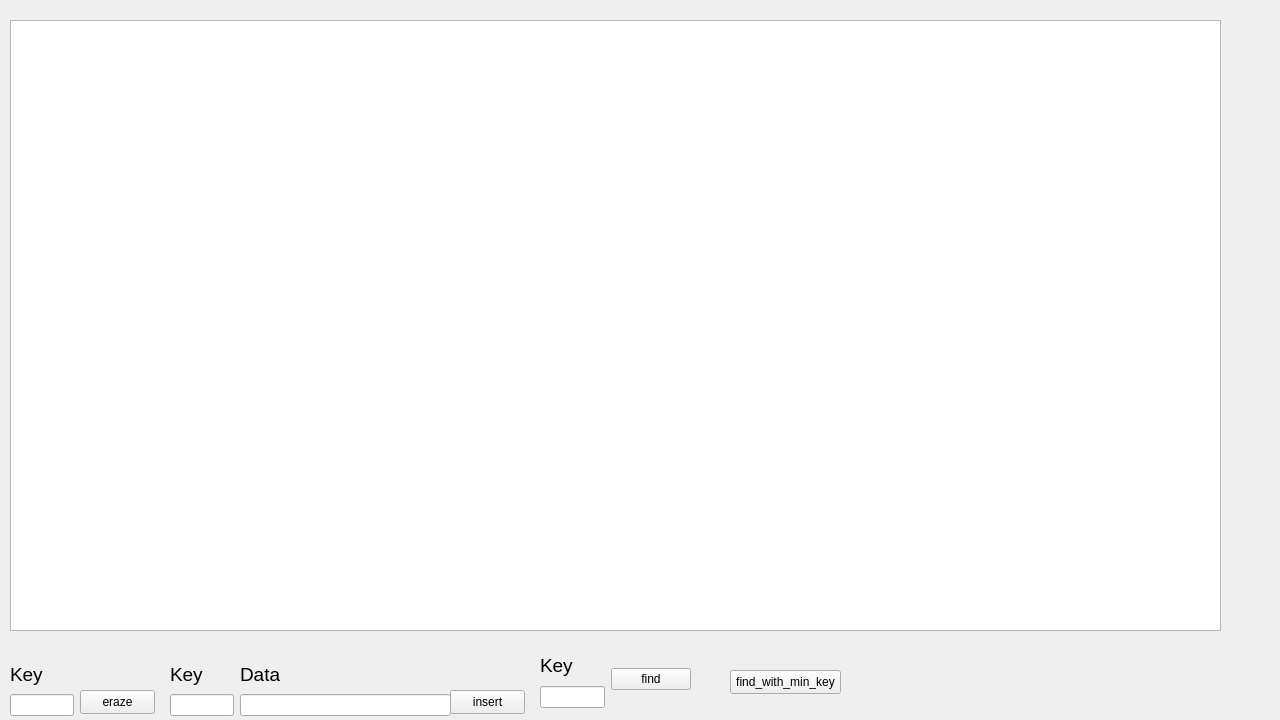
<?xml version="1.0" encoding="UTF-8"?>
<ui version="4.0">
 <class>Widget</class>
 <widget class="QWidget" name="Widget">
  <property name="geometry">
   <rect>
    <x>0</x>
    <y>0</y>
    <width>1280</width>
    <height>720</height>
   </rect>
  </property>
  <property name="windowTitle">
   <string>Widget</string>
  </property>
  <widget class="QTableWidget" name="table">
   <property name="geometry">
    <rect>
     <x>10</x>
     <y>20</y>
     <width>1211</width>
     <height>611</height>
    </rect>
   </property>
   <property name="autoFillBackground">
    <bool>true</bool>
   </property>
  </widget>
  <widget class="QPushButton" name="eraze_button">
   <property name="geometry">
    <rect>
     <x>80</x>
     <y>690</y>
     <width>75</width>
     <height>24</height>
    </rect>
   </property>
   <property name="text">
    <string>eraze</string>
   </property>
  </widget>
  <widget class="QPushButton" name="insert_button">
   <property name="geometry">
    <rect>
     <x>450</x>
     <y>690</y>
     <width>75</width>
     <height>24</height>
    </rect>
   </property>
   <property name="text">
    <string>insert</string>
   </property>
  </widget>
  <widget class="QPushButton" name="pushButton">
   <property name="geometry">
    <rect>
     <x>730</x>
     <y>670</y>
     <width>111</width>
     <height>24</height>
    </rect>
   </property>
   <property name="text">
    <string>find_with_min_key</string>
   </property>
  </widget>
  <widget class="QWidget" name="">
   <property name="geometry">
    <rect>
     <x>10</x>
     <y>660</y>
     <width>64</width>
     <height>56</height>
    </rect>
   </property>
   <layout class="QVBoxLayout" name="verticalLayout_2">
    <item>
     <widget class="QLabel" name="label_2">
      <property name="font">
       <font>
        <pointsize>14</pointsize>
       </font>
      </property>
      <property name="text">
       <string>Key</string>
      </property>
     </widget>
    </item>
    <item>
     <widget class="QLineEdit" name="line_eraze_key"/>
    </item>
   </layout>
  </widget>
  <widget class="QWidget" name="">
   <property name="geometry">
    <rect>
     <x>170</x>
     <y>660</y>
     <width>64</width>
     <height>56</height>
    </rect>
   </property>
   <layout class="QVBoxLayout" name="verticalLayout_3">
    <item>
     <widget class="QLabel" name="label_3">
      <property name="font">
       <font>
        <pointsize>14</pointsize>
       </font>
      </property>
      <property name="text">
       <string>Key</string>
      </property>
     </widget>
    </item>
    <item>
     <widget class="QLineEdit" name="line_key_insert"/>
    </item>
   </layout>
  </widget>
  <widget class="QWidget" name="">
   <property name="geometry">
    <rect>
     <x>240</x>
     <y>660</y>
     <width>211</width>
     <height>56</height>
    </rect>
   </property>
   <layout class="QVBoxLayout" name="verticalLayout_4">
    <item>
     <widget class="QLabel" name="label_4">
      <property name="font">
       <font>
        <pointsize>14</pointsize>
       </font>
      </property>
      <property name="text">
       <string>Data</string>
      </property>
     </widget>
    </item>
    <item>
     <widget class="QLineEdit" name="line_data_insert"/>
    </item>
   </layout>
  </widget>
  <widget class="QWidget" name="">
   <property name="geometry">
    <rect>
     <x>540</x>
     <y>650</y>
     <width>151</width>
     <height>58</height>
    </rect>
   </property>
   <layout class="QHBoxLayout" name="horizontalLayout">
    <item>
     <layout class="QVBoxLayout" name="verticalLayout">
      <item>
       <widget class="QLabel" name="label">
        <property name="font">
         <font>
          <pointsize>14</pointsize>
         </font>
        </property>
        <property name="text">
         <string>Key</string>
        </property>
       </widget>
      </item>
      <item>
       <widget class="QLineEdit" name="line_key_find"/>
      </item>
     </layout>
    </item>
    <item>
     <widget class="QPushButton" name="find_button">
      <property name="text">
       <string>find</string>
      </property>
     </widget>
    </item>
   </layout>
  </widget>
 </widget>
 <resources/>
 <connections/>
</ui>
